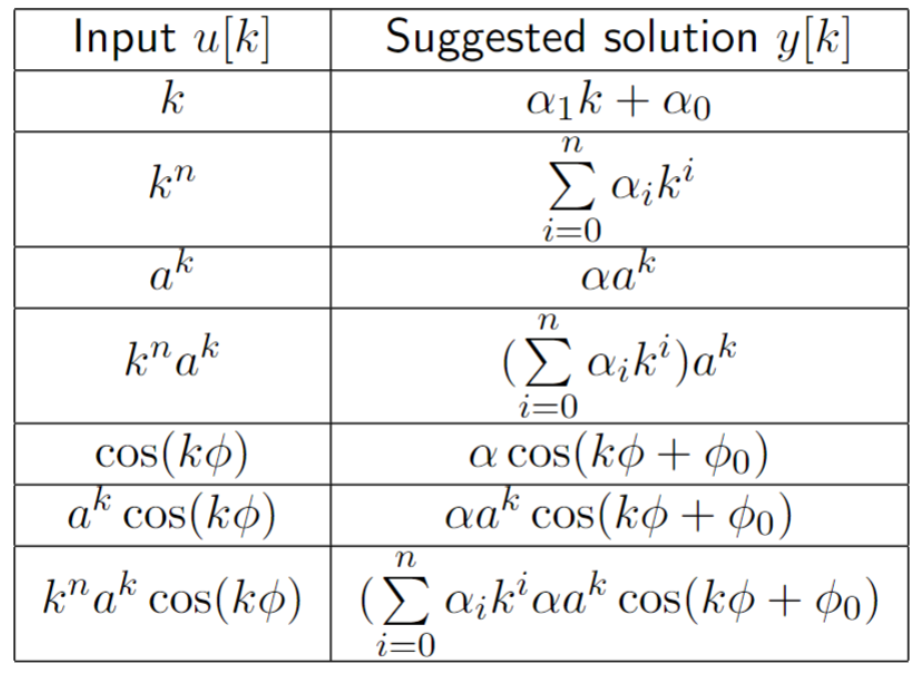
#> input picture ImExamples/Example.png, 921 x 674 px, found by its file name
$ python Klad2.py
#> lines starting #> are read from the running program, lines starting #| are printed output that depends on the picture; long printed decimals are rounded
import numpy as np
import matplotlib.pyplot as plt
import random
import copy

from scipy.ndimage import gaussian_filter
from skimage import data, io
from skimage import img_as_float
from skimage.morphology import reconstruction
from skimage.color import rgb2gray
from scipy.signal import find_peaks
from skimage.exposure import histogram


def intersection(lst1, lst2):
    lst3 = [value for value in lst1 if value in lst2]
    return lst3

# Convert to float: Important for subtraction later which won't work with uint8
image = img_as_float(io.imread("ImExamples/example.png"))
image = gaussian_filter(image, 1)
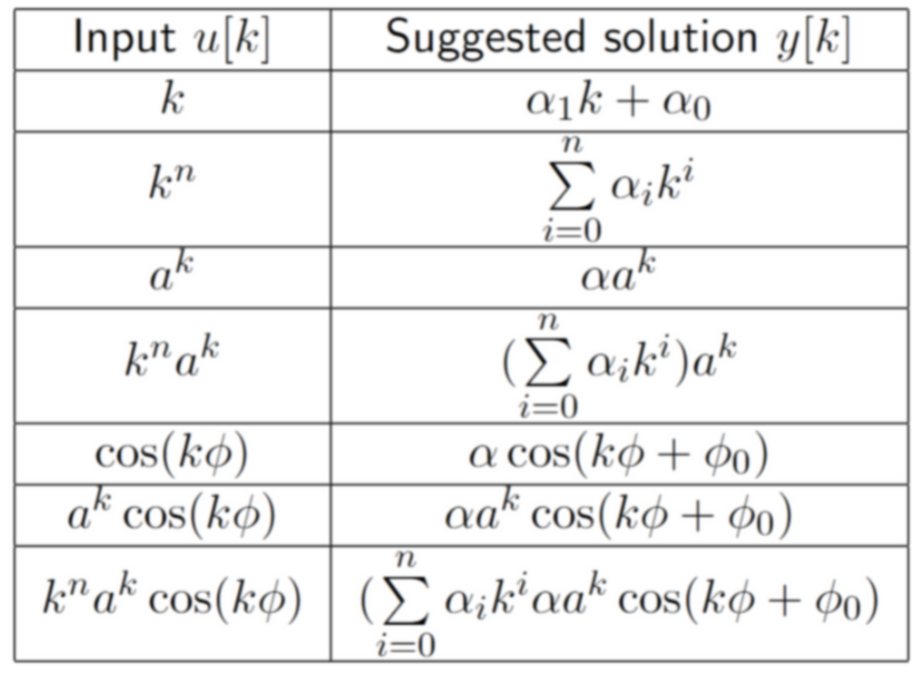
#> image: shape (674, 921, 3) float64; mean R, G, B 0.941, 0.941, 0.941

(height,width, notimportant) = image.shape
#> height = 674; width = 921; notimportant = 3

dilated = img_as_float(rgb2gray(image))
hist, hist_centers = histogram(dilated)
#> hist = 256 values, max 457693 at index 255, min 0 at index 1, mean 2424.8; hist_centers = 256 values from 0.0453 to 0.998


h = 0.4


fig, (ax0, ax1, ax2) = plt.subplots(nrows=1, ncols=3, figsize=(8, 2.5))

slices = []
completelist = []
verslices = []

for index in range(0, width):
    verslices.append([])
for index in range(0, height):
    slices.append(dilated[index].tolist())
    completelist = completelist + dilated[index].tolist()
    #Vertical slices
    for index2 in range(0, width):
        verslices[index2].append(dilated[index, index2])
#> after the loop, completelist = 620754 items; slices = 674 items

sums = [1.0 - (1/height)*sum(x) for x in zip(*slices)]
#> sums = 921 values, max 0.511 at index 14, min 0 at index 0, mean 0.059
versums = [1.0 - (1/width)*sum(x) for x in zip(*verslices)]

potcolpeakheight = max(sums)*0.6 if max(sums)*0.6 > 0.10 else 0.10
#> potcolpeakheight = 0.306
potrowpeakheight = max(versums)*0.6 if max(versums)*0.6 > 0.10 else 0.10
#> potrowpeakheight = 0.301

colunifac = []
rowunifac = []

potcolpeaks, _ = find_peaks(sums, height = potcolpeakheight)
#> potcolpeaks = [14, 330, 908]
potrowpeaks, _ = find_peaks(versums, height = potrowpeakheight)

potcolpeaks2 = []
potrowpeaks2 = []

for index in range(len(potcolpeaks)):
    potcolpeakspeaks, _ = find_peaks(verslices[potcolpeaks[index]], height = min(verslices[potcolpeaks[index]]) + (max(verslices[potcolpeaks[index]])-min(verslices[potcolpeaks[index]]))*0.5)
    print(potcolpeakspeaks)
    if len(potcolpeakspeaks) == 0:
        potcolpeaks2.append(potcolpeaks[index])
    else:
        pass
#> this loop made 3 passes
#> after the loop, potcolpeaks2 = [14, 330, 908]
print(potcolpeaks2)
#| [14, 330, 908]
potcolpeaks = potcolpeaks2

for index in range(len(potrowpeaks)):
    potrowpeakspeaks, _ = find_peaks(verslices[potrowpeaks[index]], height = min(slices[potrowpeaks[index]]) + (max(slices[potrowpeaks[index]])-min(slices[potrowpeaks[index]]))*0.5)
    if len(potrowpeakspeaks) == 0:
        potrowpeaks.append(potrowpeaks[index])
    else:
        pass
#> this loop made 9 passes
#> potrowpeakspeaks on passes 1, 2, 5: [70, 131, 246, 308, 423, 484, 546], [40, 101, 189, 277, 365, 453, 496, 536, 563, 586, 601, 632], [40, 101, 189, 277, 365, 453, 514, 603]
potrowpeaks = potrowpeaks2


for index in range(len(potcolpeaks)):
    colunifac.append(0)
    for index2 in range(height-1):
        colunifac[index] += abs(verslices[potcolpeaks[index]][index2 + 1] - verslices[potcolpeaks[index]][index2])
#> after the loop, colunifac = [1.25, 4.69, 1.42]
minimum = min(colunifac) if len(colunifac) != 0 else 0
#> minimum = 1.25
maximum = max(colunifac) if len(colunifac) != 0 else 0
#> maximum = 4.69
for index in range(len(colunifac)):
    colunifac[index] = (1.0 - (colunifac[index]-minimum)*(1/maximum))*5
#> after the loop, colunifac = [5, 1.33, 4.82]

print(colunifac)
#| [5.0, 1.332, 4.821]

for index in range(len(potrowpeaks)):
    rowunifac.append(0)
    for index2 in range(width-1):
        rowunifac[index] += abs(slices[potrowpeaks[index]][index2 + 1] - slices[potrowpeaks[index]][index2])
#> after the loop, rowunifac = []
minimum = min(rowunifac) if len(rowunifac) != 0 else 0
#> minimum = 0
maximum = max(rowunifac) if len(rowunifac) != 0 else 0
#> maximum = 0
for index in range(len(rowunifac)):
    rowunifac[index] = (1.0 - (rowunifac[index]-minimum)*(1/maximum))*5
#> this loop made 0 passes


sums2 = copy.deepcopy(sums)
#> sums2 has the same summary as sums
versums2 = copy.deepcopy(versums)
for index in range(len(potcolpeaks)):
    sums2[potcolpeaks[index]] = sums2[potcolpeaks[index]] * colunifac[index]
#> after the loop, sums2 = 921 values, max 2.55 at index 14, min 0 at index 0, mean 0.0634
for index in range(len(potrowpeaks)):
    versums2[potrowpeaks[index]] = versums2[potrowpeaks[index]] * rowunifac[index]


colpeakheight = max(sums2)*0.4
#> colpeakheight = 1.02
rowpeakheight = max(versums2)*0.4
#> rowpeakheight = 0.201

colpeaks, _ = find_peaks(sums2, height = colpeakheight)
#> colpeaks = [14, 908]
rowpeaks, _ = find_peaks(versums2, height = rowpeakheight)
#> rowpeaks = [9, 32, 49, 70, 131, 246, 308, 423, 484, 546, 661]
colpeaks = intersection(colpeaks, potcolpeaks)
#> in intersection, `lst3 = [value for value in lst1 if value in lst2]`: lst3 = [14, 908]
rowpeaks = intersection(rowpeaks, potrowpeaks)
#> rowpeaks = []
nocolpeaks = list(set(potcolpeaks)-set(colpeaks))
#> nocolpeaks = [330]
norowpeaks = list(set(potrowpeaks)-set(rowpeaks))
#> norowpeaks = []

ax0.plot(verslices[colpeaks[0]], color = "black",  label="Som")
temppeaks, _ = find_peaks(verslices[colpeaks[0]], height = min(verslices[colpeaks[0]]) + (max(verslices[colpeaks[0]])-min(verslices[colpeaks[0]]))*0.5 )
#> temppeaks = empty array
for index1 in range(0, len(temppeaks)):
    ax0.plot(temppeaks[index1], verslices[colpeaks[0]][temppeaks[index1]], "x", color = "orange")
ax0.set_ylim(0, 2)
ax0.set_title('Som')
ax0.set_xticks([])
ax0.legend()

ax1.plot(verslices[330], color = "black",  label="Som")
temppeaks, _ = find_peaks(verslices[330], height = min(verslices[330]) + (max(verslices[330])-min(verslices[330]))*0.5 )
for index1 in range(0, len(temppeaks)):
    ax0.plot(temppeaks[index1], verslices[330][temppeaks[index1]], "x", color = "orange")
# for index1 in range(0, len(norowpeaks)):
#     ax1.plot(norowpeaks[index1], versums[norowpeaks[index1]], "x", color = "orange")
ax1.set_ylim(0, 2)
ax1.set_title('Som')
ax1.set_xticks([])
ax1.legend()

ax2.imshow(dilated, vmin=image.min(), vmax=image.max(), cmap='gray')
ax2.set_title('Grayscale')
for index in range(0, len(rowpeaks)):
     ax2.axhline(rowpeaks[index], color="r")
for index1 in range(0, len(colpeaks)):
    ax2.axvline(colpeaks[index1], color="r")
#> this loop made 2 passes
ax2.axis('off')

print("This is a table with Width: " + str(len(colpeaks)-1) + " and Height: " + str(len(rowpeaks)-1))
#| This is a table with Width: 1 and Height: -1

fig.tight_layout()
plt.show()
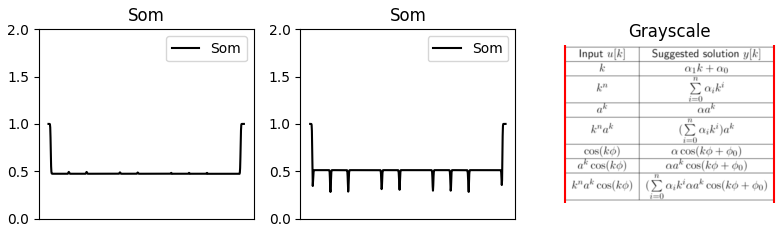
#> figure drawn by matplotlib, 3 panels
